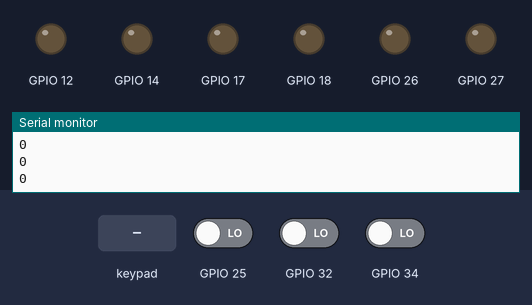
A sketch run on a simulated ESP32. Shown: output pins drawn as LEDs (lit = HIGH), the last lines printed to the serial monitor. The test bench sets the inputs (shaded band); at power-on: GPIO 25 LOW, GPIO 34 LOW, GPIO 32 LOW. Nothing arrives over Bluetooth unless stated.

Above: at 1.2 s.
1.3 s: key 'O' pressed
At 2.6 s:
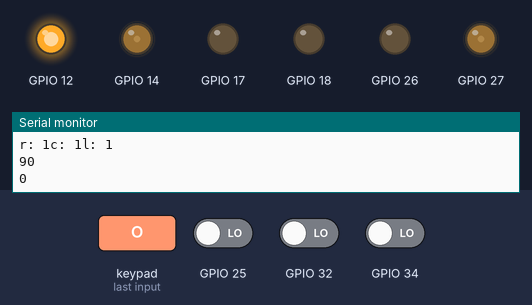
4.3 s: GPIO 25 driven HIGH
At 7.0 s:
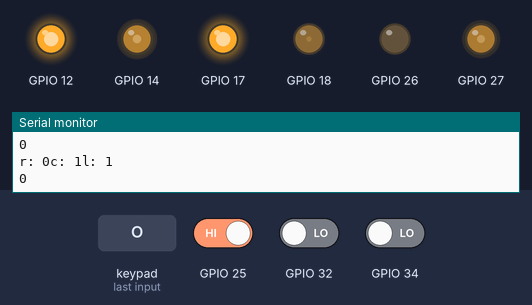
7.3 s: GPIO 34 driven HIGH
At 8.4 s:
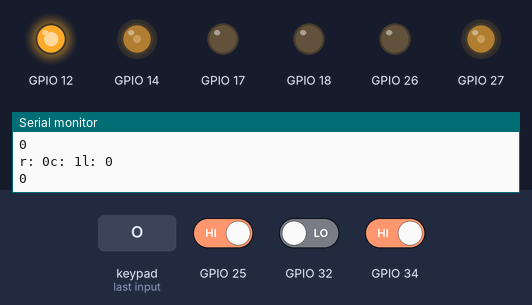
8.8 s: GPIO 25 driven LOW
At 9.5 s:
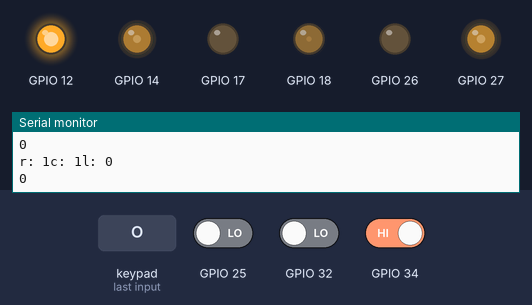
10.3 s: GPIO 34 driven LOW
At 10.7 s:
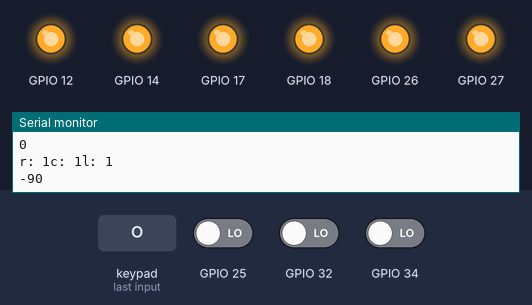
12.3 s: GPIO 32 driven HIGH
At 12.9 s:
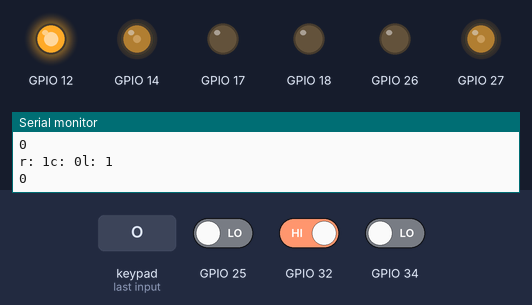
Timing chart, 0 to 14.8 s (numbered marks = the images above; inputs shaded):
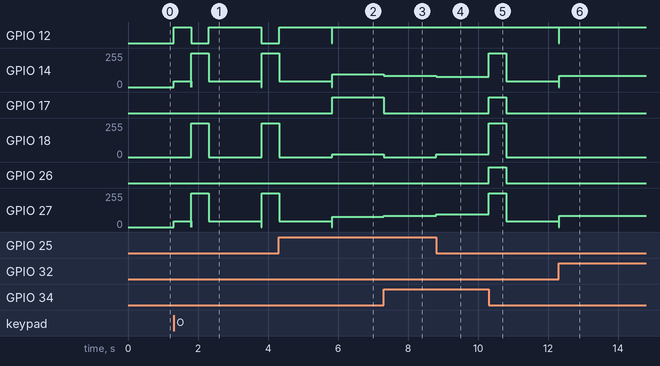

Measured:
- after the input at 1.3 s, GPIO 12: LOW → HIGH at once, → LOW 0.50 s later, → HIGH 0.51 s later, → LOW 1.5 s later; GPIO 14, GPIO 27: 0/255 → 43/255 at once, → 255/255 0.50 s later, → 43/255 0.51 s later, → 255/255 1.5 s later; GPIO 18: 0/255 → 255/255 after 0.51 s, → 0/255 0.50 s later, → 255/255 1.5 s later
- after the input at 4.3 s, GPIO 17: goes on until 5.8 s, then stays HIGH; GPIO 26: stays LOW (without the input it goes to HIGH after 1.5 s)
- after the input at 7.3 s, GPIO 14: 96/255 → 86/255 at once; GPIO 17: HIGH → LOW at once; GPIO 18: 20/255 → 0/255 at once; GPIO 27: 76/255 → 86/255 at once
- after the input at 8.8 s, GPIO 14: 86/255 → 76/255 at once; GPIO 18: 0/255 → 20/255 at once; GPIO 27: 86/255 → 96/255 at once
- after the input at 10.3 s, GPIO 14: 76/255 → 255/255 at once, → 43/255 0.50 s later; GPIO 17, GPIO 26: LOW → HIGH at once, → LOW 0.50 s later; GPIO 18: 20/255 → 255/255 at once, → 0/255 0.50 s later; GPIO 27: 96/255 → 255/255 at once, → 43/255 0.50 s later
- after the input at 12.3 s, GPIO 12: goes on until 12.3 s, then stays HIGH

The sketch:

main.ino
```cpp
#include "arm.h"
#include "controller.h"
#include "debug.h"
#include "linetracer.h"
#include "motor.h"
#include "omni.h"
#include "pin.h"

void setup() {
    Serial.begin(115200);
    PS4.begin("1a:2b:3c:01:01:01");
}

// コントローラのペアリング先のMACアドレスを入れる
Controller ctl;

Motor motor1(0, pin::pwm1, pin::dir1);
Motor motor2(1, pin::pwm2, pin::dir2);
Motor motor3(2, pin::pwm3, pin::dir3);

Arm arm();

Omni omni(motor1, motor2, motor3);

LineTracer lt(omni);
Debug debug(motor1, motor2, motor3, omni);
void loop() {
    //    Serial.println("loop...");
    ctl.update();
    //    ctl.print();

    //    debug.debug(true, false);
    if (ctl.isAuto) {
        lt.trace();
        //         debug.debug(false, true);
    } else {
        omni.move(-ctl.vx, -ctl.vy, ctl.vTheta);
        // arm.move(ctl.Height1, ctl.Height2);
    }
    delay(10);
}
```

arm.cpp
```cpp
#include "arm.h"

Arm::Arm() { SSerial.begin(115200); }
void Arm::move(int y1, int y2) {
    char cmd[64];
    sprintf(cmd, "%2d,%2d\n", y1, y2);
    SSerial.print(cmd);
}
```

arm.h
```cpp
#pragma once
#include <SoftwareSerial.h>

#define MYPORT_TX 21
#define MYPORT_RX 13

class Arm {
    public:
    Arm();
    SoftwareSerial SSerial;
    void move(int y1, int y2);
};
```

controller.cpp
```cpp
#include "controller.h"

Controller::Controller() {
    _timer = timerBegin(0, 80, true);
    timerAttachInterrupt(_timer, &change_accept_flag, true);
    accept_circle_button = true;
}

volatile bool Controller::accept_circle_button;

void Controller::update() {
    if (!PS4.isConnected()) {
        Serial.println("Not Connected to controller");
    }

    if (PS4.Up()) {
        if (PS4.Cross())
            Height1 = 30;
        else
            Height2 = 30;
    }
    if (PS4.Down()) {
        if (PS4.Cross())
            Height1 = 0;
        else
            Height2 = 0;
    }

    vTheta = 0;

    if (PS4.L1()) vTheta = -1;
    if (PS4.R1()) vTheta = 1;

    if (PS4.Circle()) {
        if (accept_circle_button) {
            isAuto = !isAuto;
            accept_circle_button = false;
            timerAlarmWrite(_timer, 1000000, false);
            timerWrite(_timer, 0);
            timerAlarmEnable(_timer);
        }
    }

    if (PS4.LStickY()) {
        if (PS4.L2()) Height1 += kHeight * PS4.LStickY();
        if (PS4.R2()) Height1 += kHeight * PS4.LStickY();
    }

    vx = vy = 0;

    if (PS4.RStickX()) {
        vx = PS4.RStickX();
    }
    if (PS4.RStickY()) {
        vy = PS4.RStickY();
    }
}

void Controller::print() {
    Serial.print("vx: ");
    Serial.print(vx);
    Serial.print(", vy: ");
    Serial.print(vy);
    Serial.print(", vTheta: ");
    Serial.print(vTheta);
    Serial.print(", Height1: ");
    Serial.print(Height1);
    Serial.print(", Height2: ");
    Serial.println(Height2);
}

void IRAM_ATTR Controller::change_accept_flag() { accept_circle_button = true; }
```

controller.h
```cpp
#pragma once
#include <PS4Controller.h>

class Controller {
    public:
    Controller();
    void update();
    void print();
    int vx = 0;
    int vy = 0;
    int vTheta = 0;
    int Height1 = 0;
    int Height2 = 0;
    bool isAuto = false;
    static volatile bool accept_circle_button;

    protected:
    hw_timer_t *_timer = NULL;
    int px = 0;
    int py = 0;
    int pTheta = 0;
    int pHeight1 = 0;
    int pHeight2 = 0;
    const float kHeight = 1;
    static void IRAM_ATTR change_accept_flag();
};
```

debug.cpp
```cpp
#include "debug.h"

Debug::Debug(Motor& motor1, Motor& motor2, Motor& motor3, Omni& omni)
    : _motor1(motor1), _motor2(motor2), _motor3(motor3), _omni(omni) {}

void Debug::debug(bool check_motor, bool check_omni) {
    if (check_motor) {
        //         モーター1正転
        Serial.println("13-A");
        _motor1.setSpeed(100);
        _motor3.setSpeed(100);
        delay(2000);
        _motor1.setSpeed(0);
        _motor3.setSpeed(0);
        delay(2000);
        // モーター1逆転
        Serial.println("13-B");
        _motor1.setSpeed(-100);
        _motor3.setSpeed(-100);
        delay(2000);
        _motor1.setSpeed(0);
        _motor3.setSpeed(0);
        delay(2000);
        Serial.println("1-A");
        _motor1.setSpeed(100);
        delay(2000);
        // モーター1逆転
        Serial.println("1-B");
        _motor1.setSpeed(-100);
        delay(2000);
        _motor1.setSpeed(0);
        // // モーター2正転
        // Serial.println("2-A");
        // _motor2.setSpeed(100);
        // delay(2000);
        // // モーター2逆転
        // Serial.println("2-B");
        // _motor2.setSpeed(-100);
        // delay(2000);
        // _motor2.setSpeed(0);
        // // モーター3正転
        Serial.println("3-A");
        _motor3.setSpeed(100);
        delay(2000);
        _motor3.setSpeed(0);
        // モーター3逆転
        Serial.println("3-B");
        _motor3.setSpeed(-100);
        delay(2000);
        _motor3.setSpeed(0);
    }
    if (check_omni) {
//        // 前進
//        _omni.move(0, 100.0f, 0);
//        delay(2000);
//        // 後進
//        _omni.move(0, -100.0f, 0);
//        delay(2000);
//        delay(2000);
//        // 右
//        _omni.move(100.0f, 0.0f, 0.0f);
//        delay(2000);
//        _omni.move(0.0f, 0.0f, 0.0f);
//        delay(2000);
//        // 左
//        _omni.move(-100.0f, 0.0f, 0.0f);
//        delay(2000);
//        _omni.move(0.0f, 0.0f, 0.0f);
//        delay(2000);
        // 時計回り
        _omni.move(0, 0, 90);
        delay(2000);
        // 反時計回り
//        _omni.move(0, 0, 90);
//        delay(2000);
    }
}
```

debug.h
```cpp
#pragma once
#include "omni.h"
#include "motor.h"

class Debug {
    public:
    Debug(Motor& motor1, Motor& motor2, Motor& motor3, Omni& omni);
    void debug(bool check_motor, bool check_omni);

    private:
    Omni& _omni;

    Motor& _motor1;
    Motor& _motor2;
    Motor& _motor3;
};
```

linetracer.cpp
```cpp
#include "linetracer.h"
#include "pin.h"

LineTracer::LineTracer(Omni& omni) : _omni(omni) {_step = 0;}

void LineTracer::trace() {
    float rotate_speed = 1.0;
    float rotate_speed_low = 0.5;
    float forward_speed = -100.0;
    pinMode(pin::sensorR, INPUT);
    pinMode(pin::sensorC, INPUT);
    pinMode(pin::sensorL, INPUT);
    bool l = !digitalRead(pin::sensorR);
    bool c = !digitalRead(pin::sensorC);
    bool r = !digitalRead(pin::sensorL);
    Serial.print("r: ");
    Serial.print(r);
    Serial.print("c: ");
    Serial.print(c);
    Serial.print("l: ");
    Serial.print(l);
    Serial.print("\n");
    // 左センサーのみ
    // 左回転強
    if(!r && !c && l){
      rotate_speed = -40.0;
    }

    // 左・中央センサー
    // 左回転弱
    else if(!r && c && l){
      rotate_speed = -20.0;
    }

    // 右・中央センサー
    // 右回転弱
    else if(r && c && !l){
      rotate_speed = 20.0;
    }

    // 右センサーのみ
    // 右回転強
    else if(r && !c && !l){
      rotate_speed = 40.0;
    }
    else if(r && c && l){
      forward_speed = 0.0;
      _step++;
      if(_step == 1){
        _omni.move(0, -50, 0);
        delay(500);
      }else if (_step == 2){
        _omni.move(0, 0, 90);
        delay(500);
        _omni.move(0, -50, 0);
        delay(1500);
      }else if (_step == 3){
        _omni.move(0, 0, 90);
        delay(500);
        _omni.move(0, -50, 0);
        delay(1500);
      }else if (_step == 4){
        _omni.move(0, 0, -90);
        delay(500);
        _omni.move(0, -50, 0);
        delay(1500);
      }else if (_step == 5){
        _omni.move(0, -50, 0);
        delay(1000);
      }else if (_step == 6){

      }
    }
    _omni.move(rotate_speed, forward_speed, 0);
}
```

linetracer.h
```cpp
#pragma once
#include "omni.h"

class LineTracer {
    public:
    LineTracer(Omni& omni);
    void trace();

    private:
    Omni& _omni;
    int _step = 0;
};
```

motor.cpp
```cpp
#include "motor.h"

Motor::Motor(int num, int pwm, int dir) {
    _num = num;
    _pwm = pwm;
    _dir = dir;

    ledcSetup(_num, 20000, 8);

    ledcAttachPin(_pwm, _num);
    pinMode(_dir, OUTPUT);

    ledcWrite(_num, 0);
    digitalWrite(_dir, LOW);
}

void Motor::setSpeed(int speed) {
    if (speed > 255) {
        speed = 255;
    } else if (speed < -255) {
        speed = -255;
    }

    if (speed >= 0) {
        ledcWrite(_num, speed);
        digitalWrite(_dir, LOW);
    } else {
        ledcWrite(_num, -speed);
        digitalWrite(_dir, HIGH);
    }
}
```

motor.h
```cpp
#pragma once
#include <Arduino.h>

class Motor {
    public:
    Motor(int num, int pwm, int dir);
    void move(int distance);
    void setSpeed(int speed);

    protected:
    int _num;
    int _pwm;
    int _dir;
};
```

omni.cpp
```cpp
#include "omni.h"

Omni::Omni(Motor& motor1, Motor& motor2, Motor& motor3)
    : _motor1(motor1), _motor2(motor2), _motor3(motor3) {
    _vtheta = 0;
}
void Omni::move(float vx, float vy, float vtheta) {
    _vtheta = vtheta;
    float r = 50.0;
    if (abs(vx) < _threshold) vx = 0;
    if (abs(vy) < _threshold) vy = 0;
    // motor1
    // vx + rvtheta
    float v1 = vx + r * _vtheta;
    float speed1 = v1 * _k_motor1;
    _motor1.setSpeed(speed1);

    // motor2
    // -(1/2)vx + (√3/2)vy + rvtheta
    float v2 = -0.5 * vx + (1.73 / 2) * vy + r * _vtheta;
    float speed2 = v2 * _k_motor2;
    _motor2.setSpeed(speed2);
    // motor2
    // -(1/2)vx - √3/2vy + rvtheta
    float v3 = -0.5 * vx - (1.73 / 2) * vy + r * _vtheta;
    float speed3 = v3 * _k_motor3;
    _motor3.setSpeed(speed3);

    //     Serial.println(speed1);
    //     Serial.println(speed2);
    //     Serial.println(speed3);
    Serial.println(_vtheta);
}
```

omni.h
```cpp
#pragma once

#include "motor.h"

class Omni {
    public:
    Omni(Motor& motor1, Motor& motor2, Motor& motor3);
    void move(float vx, float vy, float vtheta);
    const float _k_motor1 = 1.0;
    const float _k_motor2 = 1.0;
    const float _k_motor3 = 1.0;

    private:
    const int _threshold = 15;
    int _vtheta = 0;

    Motor& _motor1;
    Motor& _motor2;
    Motor& _motor3;
};
```

pin.h
```cpp
#pragma once

namespace pin {
const int dir1 = 17;  // J7
const int dir2 = 12;  // GPIOの仕様上だめだったので変えた。J3
const int dir3 = 26;  // J8
const int pwm1 = 18;
const int pwm2 = 27;
const int pwm3 = 14;

const int sensorR = 34;
const int sensorC = 32;
const int sensorL = 25;
const int inL = 25;
const int inC = 32;
const int inR = 34;
}  // namespace pin
```
